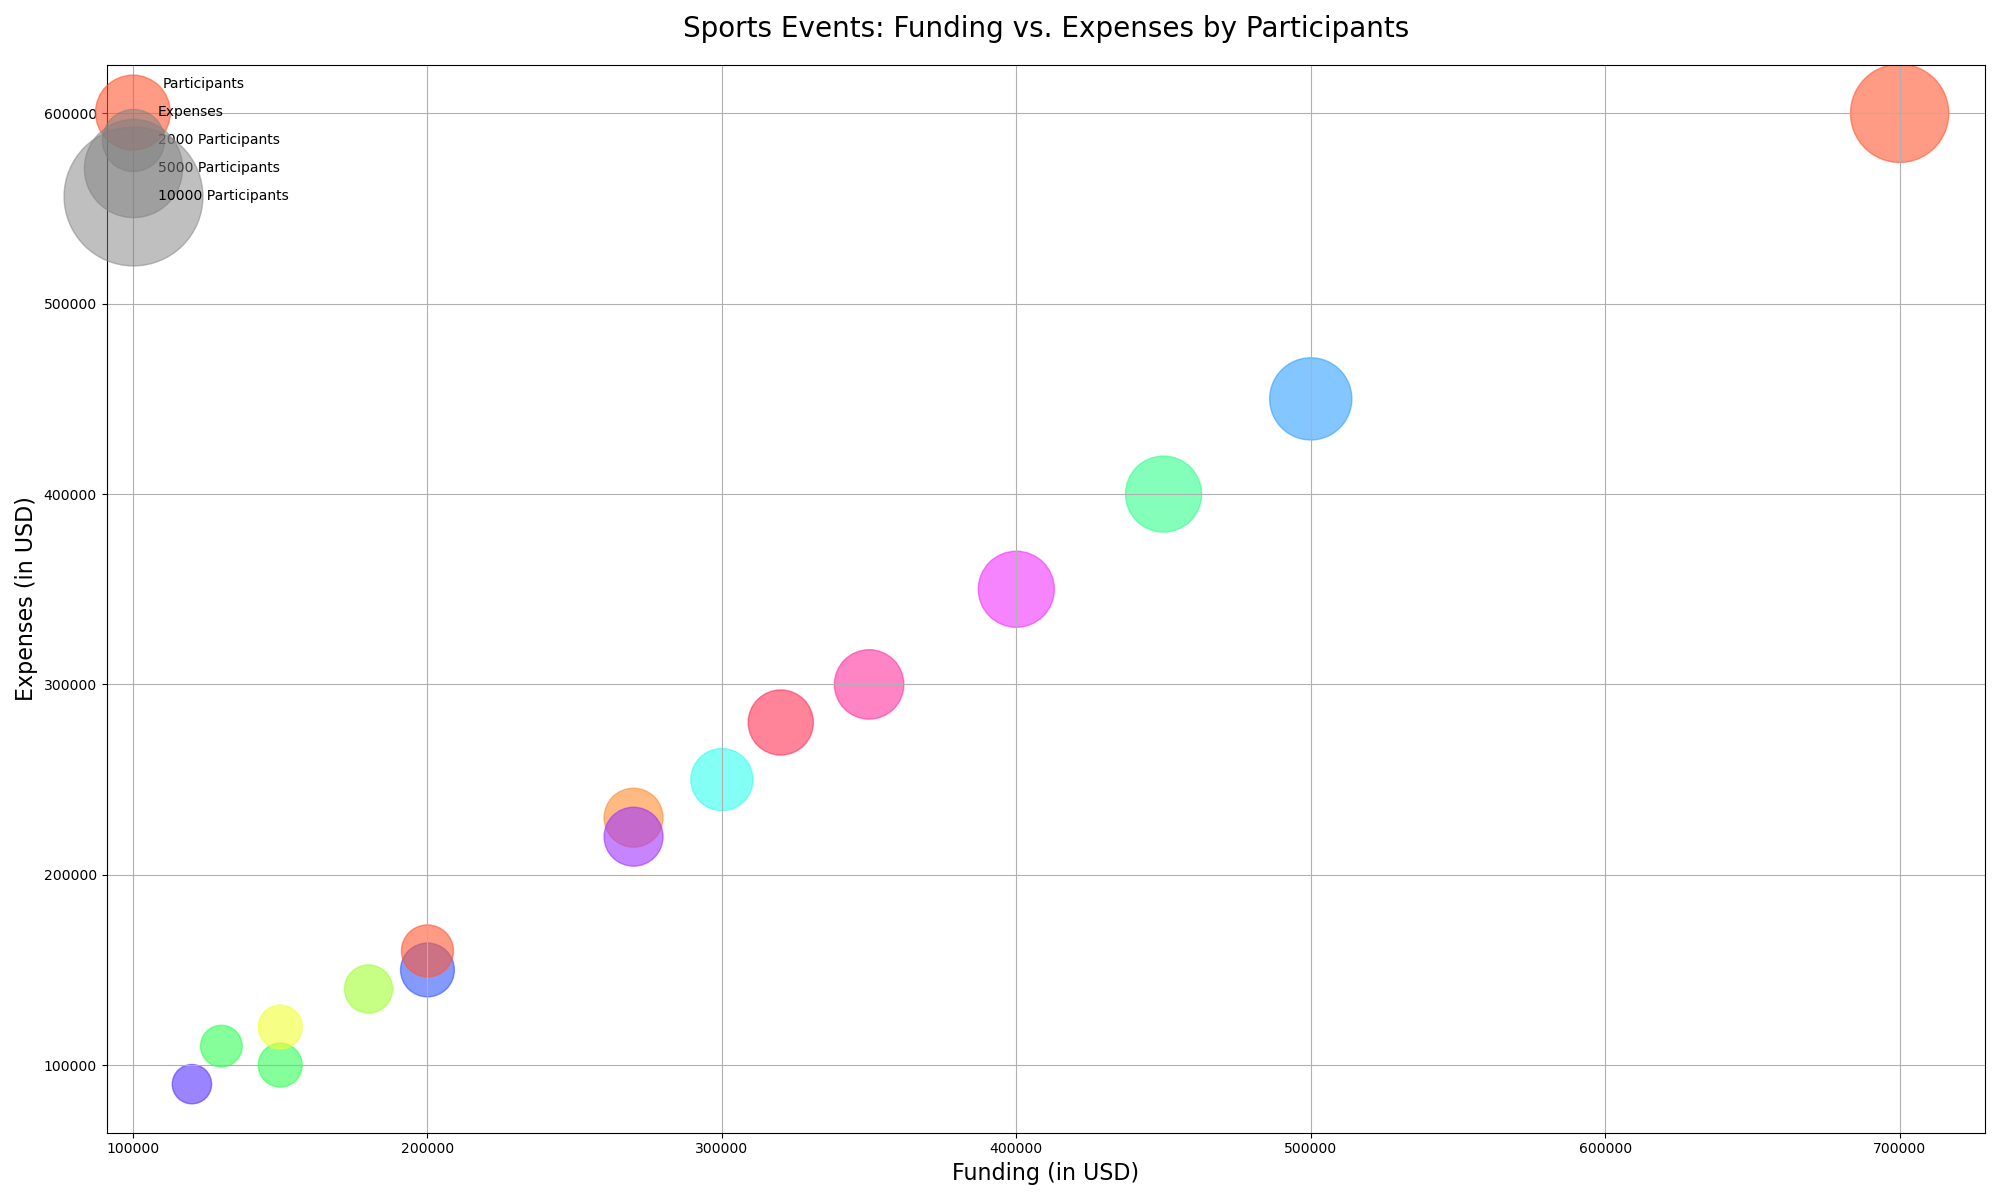

Here is the Python script that generated this plot:

import matplotlib.pyplot as plt
import pandas as pd

data = {
    'Category': ['Marathon', 'Yoga Retreat', 'Fitness Bootcamp', 'Cycling Event', 'CrossFit Competition', 
                 'Swim Meet', 'Dance Workshop', 'Tennis Tournament', 'Hiking Expedition', 'Gymnastics Showcase', 
                 'Soccer League', 'Basketball Tournament', 'Boxing Match', 'Triathlon', 'Martial Arts Expo', 
                 'Climbing Challenge'],
    'Type': ['Running', 'Wellness', 'Training', 'Biking', 'Strength', 'Swimming', 'Dance', 'Tennis', 'Hiking', 
             'Gymnastics', 'Soccer', 'Basketball', 'Boxing', 'Triathlon', 'Martial Arts', 'Climbing'],
    'Participants': [50000, 10000, 15000, 30000, 20000, 25000, 12000, 18000, 8000, 10000, 35000, 30000, 22000, 
                     18000, 14000, 9000],
    'Funding': [700000, 150000, 200000, 400000, 300000, 350000, 180000, 270000, 120000, 150000, 500000, 450000, 
                320000, 270000, 200000, 130000],
    'Expenses': [600000, 100000, 150000, 350000, 250000, 300000, 140000, 230000, 90000, 120000, 450000, 400000, 
                 280000, 220000, 160000, 110000],
    'Impact': [90, 80, 85, 88, 75, 83, 78, 80, 70, 85, 95, 92, 85, 88, 82, 75]
}

df = pd.DataFrame(data)

fig, ax = plt.subplots(figsize=(20, 12))
scatter = ax.scatter(x='Funding', y='Expenses', s=df['Participants']*0.1, alpha=0.6,
                     c=['#ff5733', '#33ff57', '#3357ff', '#f033ff', '#33fff0', 
                        '#ff33a1', '#a1ff33', '#ff8c33', '#5733ff', '#f0ff33', 
                        '#33a1ff', '#33ff8c', '#ff3357', '#a133ff', '#ff5733', '#33ff57'], data=df)

ax.set_title('Sports Events: Funding vs. Expenses by Participants', fontsize=20, pad=20)
ax.set_xlabel('Funding (in USD)', fontsize=16)
ax.set_ylabel('Expenses (in USD)', fontsize=16)
plt.grid(True)

for area in [2000, 5000, 10000]:  
    plt.scatter([], [], c='grey', alpha=0.5, s=area,
                label=f'{area} Participants')
plt.legend(scatterpoints=1, frameon=False, labelspacing=1, title='Participants')

plt.tight_layout()
plt.show()
